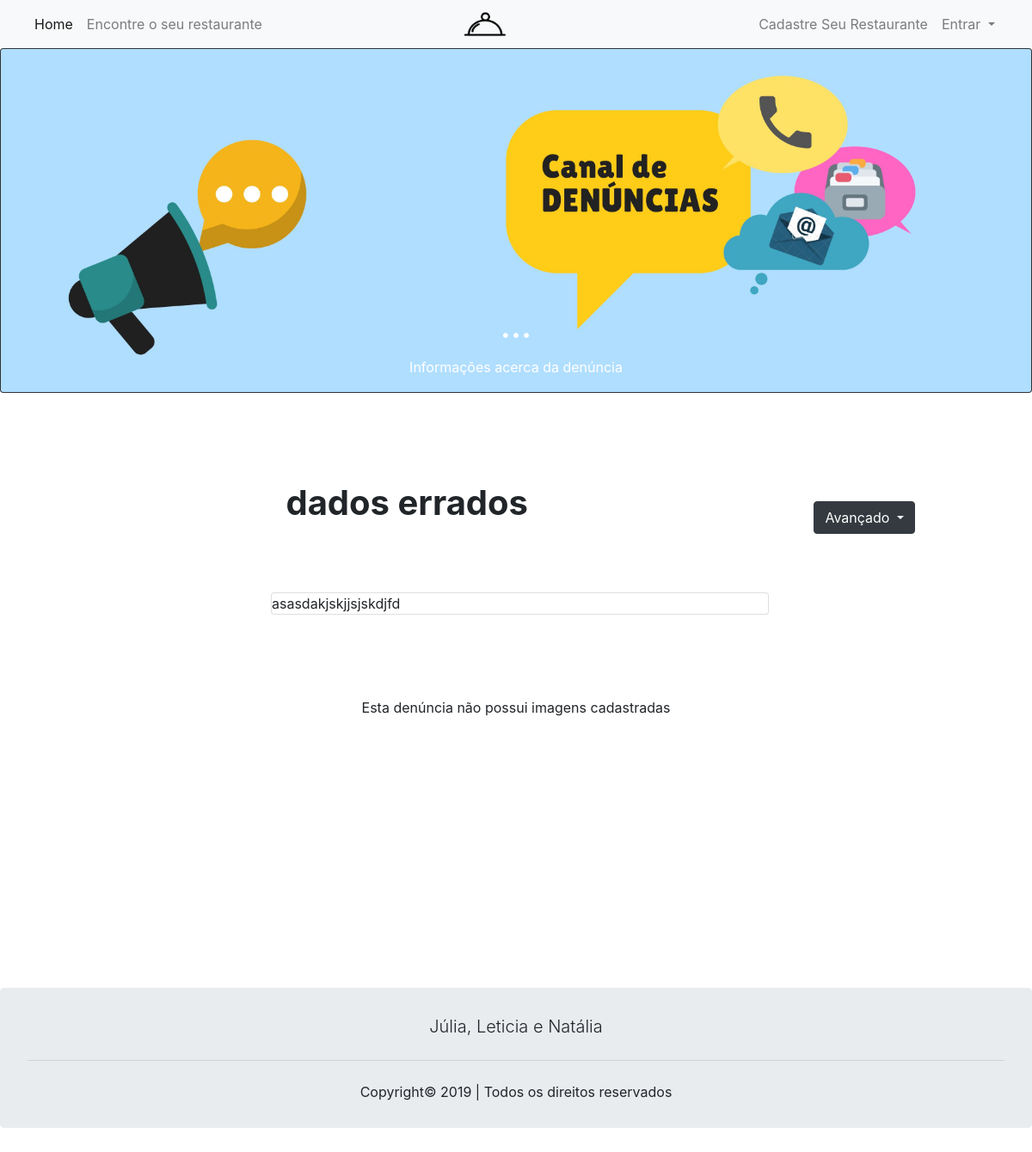
/read_denuncia.php?id=2, run on an earlier commit of the app's database.
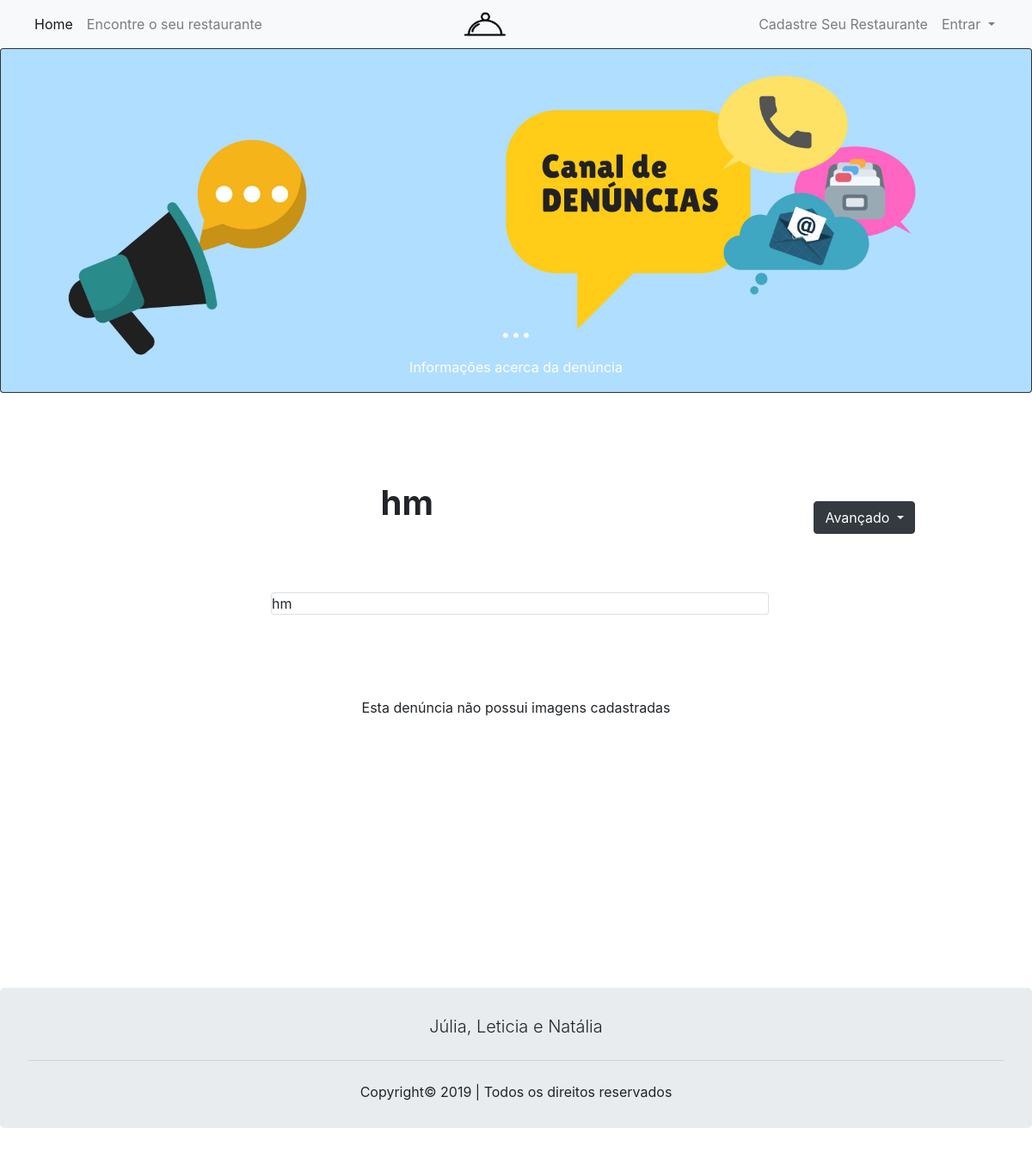
And on a later commit of the database.
### tables this page shows
CREATE TABLE `denuncia` (
  `id` int(11) NOT NULL,
  `titulo` varchar(80) NOT NULL,
  `descricao` varchar(255) NOT NULL,
  `id_rest` int(11) NOT NULL,
  `id_user` int(11) NOT NULL
);

### read_denuncia.php (the view, shortened to what this page needs)
<?php
include "cabecalho.php";
$id = null;
if(!empty($_GET['id']))
{
  $id = $_REQUEST['id'];
}
if(null==$id)
{
  header("Location: index.php");
}
else
{
 $pdo = Banco::conectar();
 $pdo->setAttribute(PDO::ATTR_ERRMODE, PDO::ERRMODE_EXCEPTION);
 $sql = "SELECT * FROM denuncia where id =".$_GET['id'];
 $q = $pdo->prepare($sql);
 $q->execute(array($id));
 $data = $q->fetch(PDO::FETCH_ASSOC);
}
?>
<!DOCTYPE html>
<html lang="pt-br">
<head>
  <link rel="stylesheet" href="assets/css/bootstrap.min.css">
</head>
<body>
  <div class="card bg-dark text-white">
    <img src="img/denuncia.jpg" style="height: 10%" class="card-img" alt="...">
    <div class="card-img-overlay">
      <center>
        <h1 style="margin-top: 24%" class="card-title">...</h1>
        <p class="card-text">Informações acerca da denúncia</p>
      </center>
    </div>
  </div>
  <br>
  <br>
  <div class="card-body">
    <?php
    foreach($pdo->query($sql)as $row)
    {
      echo '<div class="btn-group"  style="float: right; margin-right: 10%; margin-top: 5%">
      <button type="button" class="btn btn-dark dropdown-toggle" data-toggle="dropdown" aria-haspopup="true" aria-expanded="false">
      Avançado
      </button>
      <div class="dropdown-menu">
      <a class="dropdown-item" href="read_restaurante.php?id_rest='.$row['id_rest'].'">Visitar Restaurante</a>
      <a class="dropdown-item" href="delete_denuncia.php?id='.$row['id'].'">Excluir Denúncia</a>
      </div>
      </div>
      </div>';
    }
    ?>
<center>
  <p class="card-text" style="margin-left: 17%;"><h1><strong style="margin-top: 10%"><?php echo $data['titulo'];?></strong></h1></p>
</center>
<br>
<br>
<div class="card-deck" style="margin-left: 25%; width: 50%">
  <div class="card" style="margin-right: 1%;">
   <div>
    <?php echo $data['descricao'];?>
  </div>
</div>
</div>
<br>
<br>
<br>
<center>
</div></div><br>
 <?php
 $img_dir = "imagens/denuncias/". $id . "/";
 if (is_dir($img_dir)) {
  $images = glob($img_dir . "*");
  $index = 3;
  $contador = 0;
  echo '<div style="width: 10%; display: inline">';
  foreach ($images as $image) {
  echo '
  <div data-toggle="modal" data-target="#exampleModal'.$contador.'" style="margin-left: 13%; margin-right: 13%">';
    $contador++;
    $index++;
    echo '<img  class="fotogrande" src="'.$image.'" style="width: 15%; float:left;"/></img>
    </div>
    </div>
    </div>'
    ;
  }
} else {
  echo '<center>Esta denúncia não possui imagens cadastradas</center><br></br>';
}
?>
</center>
<footer style="margin-top: 7%">
  <?php
  include "rodape.php";
  ?>
</footer>
</body>
</body>
</html>

What changed in the data, as far as the page shows it:
changed denuncia: titulo "dados errados" → "hm"; descricao "asasdakjskjjsjskdjfd" → "hm"
